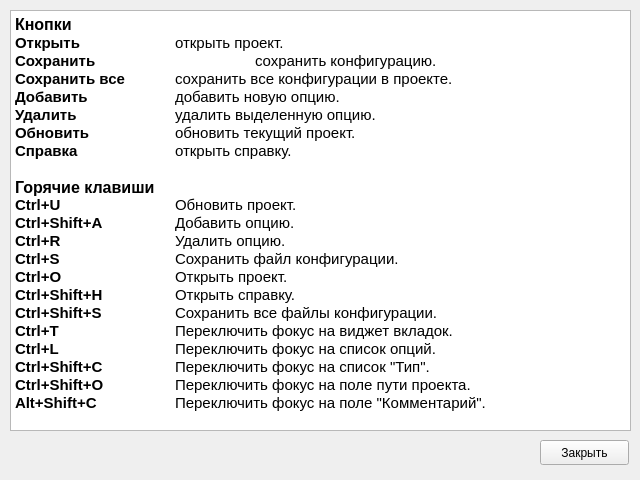
<?xml version="1.0" encoding="UTF-8"?>
<ui version="4.0">
 <class>help</class>
 <widget class="QWidget" name="help">
  <property name="geometry">
   <rect>
    <x>0</x>
    <y>0</y>
    <width>640</width>
    <height>480</height>
   </rect>
  </property>
  <property name="windowTitle">
   <string>Справка</string>
  </property>
  <widget class="QTextEdit" name="textEdit">
   <property name="geometry">
    <rect>
     <x>10</x>
     <y>10</y>
     <width>621</width>
     <height>421</height>
    </rect>
   </property>
   <property name="readOnly">
    <bool>true</bool>
   </property>
   <property name="html">
    <string>&lt;!DOCTYPE HTML PUBLIC &quot;-//W3C//DTD HTML 4.0//EN&quot; &quot;http://www.w3.org/TR/REC-html40/strict.dtd&quot;&gt;
&lt;html&gt;&lt;head&gt;&lt;meta name=&quot;qrichtext&quot; content=&quot;1&quot; /&gt;&lt;style type=&quot;text/css&quot;&gt;
p, li { white-space: pre-wrap; }
&lt;/style&gt;&lt;/head&gt;&lt;body style=&quot; font-family:'Ubuntu'; font-size:11pt; font-weight:400; font-style:normal;&quot;&gt;
&lt;p style=&quot; margin-top:0px; margin-bottom:0px; margin-left:0px; margin-right:0px; -qt-block-indent:0; text-indent:0px;&quot;&gt;&lt;span style=&quot; font-family:'Ubuntu'; font-size:12pt; font-weight:600;&quot;&gt;Кнопки&lt;/span&gt;&lt;/p&gt;
&lt;p style=&quot; margin-top:0px; margin-bottom:0px; margin-left:0px; margin-right:0px; -qt-block-indent:0; text-indent:0px;&quot;&gt;&lt;span style=&quot; font-family:'Ubuntu'; font-weight:600;&quot;&gt;Открыть	&lt;/span&gt;&lt;span style=&quot; font-family:'Ubuntu';&quot;&gt;	открыть проект.&lt;/span&gt;&lt;/p&gt;
&lt;p style=&quot; margin-top:0px; margin-bottom:0px; margin-left:0px; margin-right:0px; -qt-block-indent:0; text-indent:0px;&quot;&gt;&lt;span style=&quot; font-family:'Ubuntu'; font-weight:600;&quot;&gt;Сохранить	&lt;/span&gt;&lt;span style=&quot; font-family:'Ubuntu';&quot;&gt;	сохранить конфигурацию.&lt;/span&gt;&lt;/p&gt;
&lt;p style=&quot; margin-top:0px; margin-bottom:0px; margin-left:0px; margin-right:0px; -qt-block-indent:0; text-indent:0px;&quot;&gt;&lt;span style=&quot; font-family:'Ubuntu'; font-weight:600;&quot;&gt;Сохранить все&lt;/span&gt;&lt;span style=&quot; font-family:'Ubuntu';&quot;&gt;	сохранить все конфигурации в проекте.&lt;/span&gt;&lt;/p&gt;
&lt;p style=&quot; margin-top:0px; margin-bottom:0px; margin-left:0px; margin-right:0px; -qt-block-indent:0; text-indent:0px;&quot;&gt;&lt;span style=&quot; font-family:'Ubuntu'; font-weight:600;&quot;&gt;Добавить	&lt;/span&gt;&lt;span style=&quot; font-family:'Ubuntu';&quot;&gt;	добавить новую опцию.&lt;/span&gt;&lt;/p&gt;
&lt;p style=&quot; margin-top:0px; margin-bottom:0px; margin-left:0px; margin-right:0px; -qt-block-indent:0; text-indent:0px;&quot;&gt;&lt;span style=&quot; font-family:'Ubuntu'; font-weight:600;&quot;&gt;Удалить&lt;/span&gt;&lt;span style=&quot; font-family:'Ubuntu';&quot;&gt;		удалить выделенную опцию.&lt;/span&gt;&lt;/p&gt;
&lt;p style=&quot; margin-top:0px; margin-bottom:0px; margin-left:0px; margin-right:0px; -qt-block-indent:0; text-indent:0px;&quot;&gt;&lt;span style=&quot; font-family:'Ubuntu'; font-weight:600;&quot;&gt;Обновить&lt;/span&gt;&lt;span style=&quot; font-family:'Ubuntu';&quot;&gt;		обновить текущий проект.&lt;/span&gt;&lt;/p&gt;
&lt;p style=&quot; margin-top:0px; margin-bottom:0px; margin-left:0px; margin-right:0px; -qt-block-indent:0; text-indent:0px;&quot;&gt;&lt;span style=&quot; font-family:'Ubuntu'; font-weight:600;&quot;&gt;Справка	&lt;/span&gt;&lt;span style=&quot; font-family:'Ubuntu';&quot;&gt;	открыть справку.&lt;/span&gt;&lt;/p&gt;
&lt;p style=&quot;-qt-paragraph-type:empty; margin-top:0px; margin-bottom:0px; margin-left:0px; margin-right:0px; -qt-block-indent:0; text-indent:0px; font-family:'Ubuntu';&quot;&gt;&lt;br /&gt;&lt;/p&gt;
&lt;p style=&quot; margin-top:0px; margin-bottom:0px; margin-left:0px; margin-right:0px; -qt-block-indent:0; text-indent:0px;&quot;&gt;&lt;span style=&quot; font-family:'Ubuntu'; font-size:12pt; font-weight:600;&quot;&gt;Горячие клавиши&lt;/span&gt;&lt;span style=&quot; font-family:'Ubuntu';&quot;&gt;&lt;br /&gt;&lt;/span&gt;&lt;span style=&quot; font-family:'Ubuntu'; font-weight:600;&quot;&gt;Ctrl+U&lt;/span&gt;&lt;span style=&quot; font-family:'Ubuntu';&quot;&gt;		Обновить проект.&lt;/span&gt;&lt;/p&gt;
&lt;p style=&quot; margin-top:0px; margin-bottom:0px; margin-left:0px; margin-right:0px; -qt-block-indent:0; text-indent:0px;&quot;&gt;&lt;span style=&quot; font-family:'Ubuntu'; font-weight:600;&quot;&gt;Ctrl+Shift+A	&lt;/span&gt;&lt;span style=&quot; font-family:'Ubuntu';&quot;&gt;Добавить опцию.&lt;/span&gt;&lt;/p&gt;
&lt;p style=&quot; margin-top:0px; margin-bottom:0px; margin-left:0px; margin-right:0px; -qt-block-indent:0; text-indent:0px;&quot;&gt;&lt;span style=&quot; font-family:'Ubuntu'; font-weight:600;&quot;&gt;Ctrl+R&lt;/span&gt;&lt;span style=&quot; font-family:'Ubuntu';&quot;&gt;		Удалить опцию.&lt;/span&gt;&lt;/p&gt;
&lt;p style=&quot; margin-top:0px; margin-bottom:0px; margin-left:0px; margin-right:0px; -qt-block-indent:0; text-indent:0px;&quot;&gt;&lt;span style=&quot; font-family:'Ubuntu'; font-weight:600;&quot;&gt;Ctrl+S&lt;/span&gt;&lt;span style=&quot; font-family:'Ubuntu';&quot;&gt;		Сохранить файл конфигурации.&lt;/span&gt;&lt;/p&gt;
&lt;p style=&quot; margin-top:0px; margin-bottom:0px; margin-left:0px; margin-right:0px; -qt-block-indent:0; text-indent:0px;&quot;&gt;&lt;span style=&quot; font-family:'Ubuntu'; font-weight:600;&quot;&gt;Ctrl+O&lt;/span&gt;&lt;span style=&quot; font-family:'Ubuntu';&quot;&gt;		Открыть проект.&lt;/span&gt;&lt;/p&gt;
&lt;p style=&quot; margin-top:0px; margin-bottom:0px; margin-left:0px; margin-right:0px; -qt-block-indent:0; text-indent:0px;&quot;&gt;&lt;span style=&quot; font-family:'Ubuntu'; font-weight:600;&quot;&gt;Ctrl+Shift+H	&lt;/span&gt;&lt;span style=&quot; font-family:'Ubuntu';&quot;&gt;Открыть справку.&lt;/span&gt;&lt;/p&gt;
&lt;p style=&quot; margin-top:0px; margin-bottom:0px; margin-left:0px; margin-right:0px; -qt-block-indent:0; text-indent:0px;&quot;&gt;&lt;span style=&quot; font-family:'Ubuntu'; font-weight:600;&quot;&gt;Ctrl+Shift+S	&lt;/span&gt;&lt;span style=&quot; font-family:'Ubuntu';&quot;&gt;Сохранить все файлы конфигурации.&lt;/span&gt;&lt;/p&gt;
&lt;p style=&quot; margin-top:0px; margin-bottom:0px; margin-left:0px; margin-right:0px; -qt-block-indent:0; text-indent:0px;&quot;&gt;&lt;span style=&quot; font-family:'Ubuntu'; font-weight:600;&quot;&gt;Ctrl+T&lt;/span&gt;&lt;span style=&quot; font-family:'Ubuntu';&quot;&gt;		Переключить фокус на виджет вкладок.&lt;/span&gt;&lt;/p&gt;
&lt;p style=&quot; margin-top:0px; margin-bottom:0px; margin-left:0px; margin-right:0px; -qt-block-indent:0; text-indent:0px;&quot;&gt;&lt;span style=&quot; font-family:'Ubuntu'; font-weight:600;&quot;&gt;Ctrl+L&lt;/span&gt;&lt;span style=&quot; font-family:'Ubuntu';&quot;&gt;		Переключить фокус на список опций.&lt;/span&gt;&lt;/p&gt;
&lt;p style=&quot; margin-top:0px; margin-bottom:0px; margin-left:0px; margin-right:0px; -qt-block-indent:0; text-indent:0px;&quot;&gt;&lt;span style=&quot; font-family:'Ubuntu'; font-weight:600;&quot;&gt;Ctrl+Shift+C	&lt;/span&gt;&lt;span style=&quot; font-family:'Ubuntu';&quot;&gt;Переключить фокус на список &amp;quot;Тип&amp;quot;.&lt;/span&gt;&lt;/p&gt;
&lt;p style=&quot; margin-top:0px; margin-bottom:0px; margin-left:0px; margin-right:0px; -qt-block-indent:0; text-indent:0px;&quot;&gt;&lt;span style=&quot; font-family:'Ubuntu'; font-weight:600;&quot;&gt;Ctrl+Shift+O	&lt;/span&gt;&lt;span style=&quot; font-family:'Ubuntu';&quot;&gt;Переключить фокус на поле пути проекта.&lt;/span&gt;&lt;/p&gt;
&lt;p style=&quot; margin-top:0px; margin-bottom:0px; margin-left:0px; margin-right:0px; -qt-block-indent:0; text-indent:0px;&quot;&gt;&lt;span style=&quot; font-family:'Ubuntu'; font-weight:600;&quot;&gt;Alt+Shift+C	&lt;/span&gt;&lt;span style=&quot; font-family:'Ubuntu';&quot;&gt;Переключить фокус на поле &amp;quot;Комментарий&amp;quot;.&lt;/span&gt;&lt;/p&gt;&lt;/body&gt;&lt;/html&gt;</string>
   </property>
  </widget>
  <widget class="QPushButton" name="pushButton">
   <property name="geometry">
    <rect>
     <x>540</x>
     <y>440</y>
     <width>89</width>
     <height>25</height>
    </rect>
   </property>
   <property name="text">
    <string>Закрыть</string>
   </property>
  </widget>
 </widget>
 <resources/>
 <connections/>
</ui>
